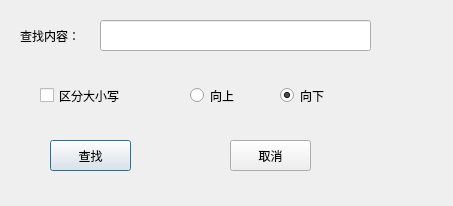
<?xml version="1.0" encoding="UTF-8"?>
<ui version="4.0">
 <class>Find</class>
 <widget class="QDialog" name="Find">
  <property name="geometry">
   <rect>
    <x>0</x>
    <y>0</y>
    <width>453</width>
    <height>206</height>
   </rect>
  </property>
  <property name="windowTitle">
   <string>Dialog</string>
  </property>
  <widget class="QPushButton" name="pushButton_find">
   <property name="geometry">
    <rect>
     <x>50</x>
     <y>140</y>
     <width>81</width>
     <height>31</height>
    </rect>
   </property>
   <property name="text">
    <string>查找</string>
   </property>
  </widget>
  <widget class="QPushButton" name="pushButton_cancel">
   <property name="geometry">
    <rect>
     <x>230</x>
     <y>140</y>
     <width>81</width>
     <height>31</height>
    </rect>
   </property>
   <property name="text">
    <string>取消</string>
   </property>
  </widget>
  <widget class="QLineEdit" name="lineEdit">
   <property name="geometry">
    <rect>
     <x>100</x>
     <y>20</y>
     <width>271</width>
     <height>31</height>
    </rect>
   </property>
  </widget>
  <widget class="QLabel" name="label">
   <property name="geometry">
    <rect>
     <x>20</x>
     <y>20</y>
     <width>61</width>
     <height>31</height>
    </rect>
   </property>
   <property name="text">
    <string>查找内容：</string>
   </property>
  </widget>
  <widget class="QRadioButton" name="radioButton_up">
   <property name="geometry">
    <rect>
     <x>190</x>
     <y>80</y>
     <width>61</width>
     <height>31</height>
    </rect>
   </property>
   <property name="text">
    <string>向上</string>
   </property>
  </widget>
  <widget class="QCheckBox" name="checkBox">
   <property name="geometry">
    <rect>
     <x>40</x>
     <y>80</y>
     <width>91</width>
     <height>31</height>
    </rect>
   </property>
   <property name="text">
    <string>区分大小写</string>
   </property>
  </widget>
  <widget class="QRadioButton" name="radioButton_down">
   <property name="geometry">
    <rect>
     <x>280</x>
     <y>80</y>
     <width>61</width>
     <height>31</height>
    </rect>
   </property>
   <property name="text">
    <string>向下</string>
   </property>
   <property name="checked">
    <bool>true</bool>
   </property>
  </widget>
 </widget>
 <resources/>
 <connections/>
</ui>
